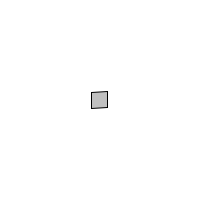
Frame 1 (no input)
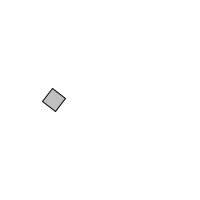
Frame 60 (the mouse pressed at the canvas centre just before this capture)
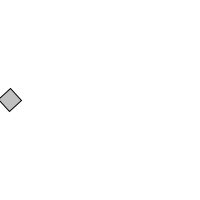
Frame 120 (the mouse held since frame 60 and released just before this capture)

The Processing sketch that drew these frames (run headless with seeded random() and noise(); from frame 60 on, the mouse is pressed at the canvas centre):

// Processing sketch: mover_simple_angle_rotation
// ── mover_simple_angle_rotation.pde
class Mover {
 
  PVector location;
  PVector velocity;
  PVector acceleration;
  float mass;
  
  float angle = 0;
  float aVelocity = 0;
  float aAcceleration = 0;
  
  void update() {

    velocity.add(acceleration);
    location.add(velocity);
        
    aAcceleration = acceleration.x / 10.0;
    
    aVelocity += aAcceleration;
    aVelocity = constrain(aVelocity, -.1, .1);
    angle += aVelocity;
    acceleration.mult(0);

    
  }
  
  void display() {
    stroke(0);
    fill(175, 200);
    rectMode(CENTER);
    pushMatrix();
    
    translate(location.x, location.y);
    rotate(angle);
    rect(0, 0, 16,  16);
    popMatrix();
  }
  
  Mover() {
    location = new PVector(width/2, height/2);
    velocity = new PVector(0,0);
    acceleration = new PVector(0,0);
    mass = 10.0;
  }
  
  void checkEdges() {
    if (location.x > width) {
      location.x = 0;
    }
    else if (location.x < 0) {
      location.x = width;
    }
    if (location.y > height) {
      location.y = 0;
    }
    else if (location.y < 0) {
      location.y = height;
    }
  }
  
  void applyForce(PVector force) {
    PVector f = force.get(); // get a copy of the input so that i dont change the value of the input
    f.div(mass); // divide the force by the mass however doing this would affect the value of the input. as such i want to make a copy
    acceleration.add(f); // then you add the force to the acceleration. reason is acceleariton = force / mass
  }

}


Mover mover;

void setup() {
  size(200, 200);
  mover = new Mover();
}

void draw() {
  background(255);
  if(mousePressed)
  {
    mover.applyForce(new PVector(.25, 0));
  }
  else
    mover.applyForce(new PVector(-.25, 0));
  mover.update();
  mover.checkEdges();
  mover.display();
}
